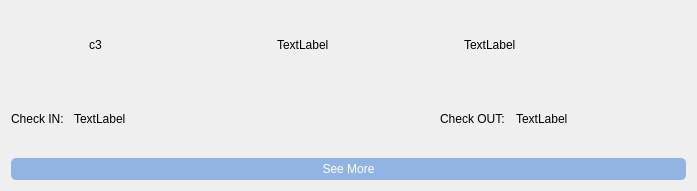
<?xml version="1.0" encoding="UTF-8"?>
<ui version="4.0">
 <class>ReservationCard</class>
 <widget class="QWidget" name="ReservationCard">
  <property name="windowModality">
   <enum>Qt::NonModal</enum>
  </property>
  <property name="geometry">
   <rect>
    <x>0</x>
    <y>0</y>
    <width>697</width>
    <height>191</height>
   </rect>
  </property>
  <property name="maximumSize">
   <size>
    <width>16777215</width>
    <height>191</height>
   </size>
  </property>
  <property name="windowTitle">
   <string>Form</string>
  </property>
  <property name="layoutDirection">
   <enum>Qt::LeftToRight</enum>
  </property>
  <layout class="QVBoxLayout" name="verticalLayout_3">
   <item>
    <layout class="QHBoxLayout" name="horizontalLayout">
     <item>
      <widget class="QLabel" name="image">
       <property name="maximumSize">
        <size>
         <width>64</width>
         <height>64</height>
        </size>
       </property>
       <property name="text">
        <string/>
       </property>
       <property name="pixmap">
        <pixmap resource="res.qrc">:/img/img/office.png</pixmap>
       </property>
      </widget>
     </item>
     <item>
      <spacer name="horizontalSpacer_2">
       <property name="orientation">
        <enum>Qt::Horizontal</enum>
       </property>
       <property name="sizeType">
        <enum>QSizePolicy::Minimum</enum>
       </property>
       <property name="sizeHint" stdset="0">
        <size>
         <width>8</width>
         <height>0</height>
        </size>
       </property>
      </spacer>
     </item>
     <item>
      <widget class="QLabel" name="label_4">
       <property name="maximumSize">
        <size>
         <width>200</width>
         <height>16777215</height>
        </size>
       </property>
       <property name="text">
        <string>c3</string>
       </property>
      </widget>
     </item>
     <item>
      <widget class="QLabel" name="cin_client">
       <property name="text">
        <string>TextLabel</string>
       </property>
      </widget>
     </item>
     <item>
      <widget class="QLabel" name="id_reservation">
       <property name="text">
        <string>TextLabel</string>
       </property>
      </widget>
     </item>
     <item>
      <spacer name="horizontalSpacer">
       <property name="orientation">
        <enum>Qt::Horizontal</enum>
       </property>
       <property name="sizeType">
        <enum>QSizePolicy::Minimum</enum>
       </property>
       <property name="sizeHint" stdset="0">
        <size>
         <width>40</width>
         <height>20</height>
        </size>
       </property>
      </spacer>
     </item>
    </layout>
   </item>
   <item>
    <layout class="QHBoxLayout" name="horizontalLayout_4">
     <item>
      <widget class="QLabel" name="label">
       <property name="text">
        <string>Check IN:</string>
       </property>
      </widget>
     </item>
     <item>
      <spacer name="horizontalSpacer_5">
       <property name="orientation">
        <enum>Qt::Horizontal</enum>
       </property>
       <property name="sizeType">
        <enum>QSizePolicy::Minimum</enum>
       </property>
       <property name="sizeHint" stdset="0">
        <size>
         <width>4</width>
         <height>20</height>
        </size>
       </property>
      </spacer>
     </item>
     <item>
      <widget class="QLabel" name="check_in">
       <property name="text">
        <string>TextLabel</string>
       </property>
      </widget>
     </item>
     <item>
      <spacer name="horizontalSpacer_4">
       <property name="orientation">
        <enum>Qt::Horizontal</enum>
       </property>
       <property name="sizeHint" stdset="0">
        <size>
         <width>79</width>
         <height>20</height>
        </size>
       </property>
      </spacer>
     </item>
     <item>
      <widget class="QLabel" name="label_2">
       <property name="text">
        <string>Check OUT:</string>
       </property>
      </widget>
     </item>
     <item>
      <spacer name="horizontalSpacer_6">
       <property name="orientation">
        <enum>Qt::Horizontal</enum>
       </property>
       <property name="sizeType">
        <enum>QSizePolicy::Minimum</enum>
       </property>
       <property name="sizeHint" stdset="0">
        <size>
         <width>5</width>
         <height>20</height>
        </size>
       </property>
      </spacer>
     </item>
     <item>
      <widget class="QLabel" name="check_out">
       <property name="text">
        <string>TextLabel</string>
       </property>
      </widget>
     </item>
     <item>
      <spacer name="horizontalSpacer_3">
       <property name="orientation">
        <enum>Qt::Horizontal</enum>
       </property>
       <property name="sizeType">
        <enum>QSizePolicy::Minimum</enum>
       </property>
       <property name="sizeHint" stdset="0">
        <size>
         <width>118</width>
         <height>20</height>
        </size>
       </property>
      </spacer>
     </item>
    </layout>
   </item>
   <item>
    <layout class="QHBoxLayout" name="horizontalLayout_2">
     <item>
      <widget class="QPushButton" name="SeeMore">
       <property name="styleSheet">
        <string notr="true">border-radius: 5px;
background-color:#92B4E2;
color:white;
height:22px;</string>
       </property>
       <property name="text">
        <string>See More</string>
       </property>
      </widget>
     </item>
    </layout>
   </item>
  </layout>
 </widget>
 <resources>
  <include location="res.qrc"/>
 </resources>
 <connections/>
</ui>
